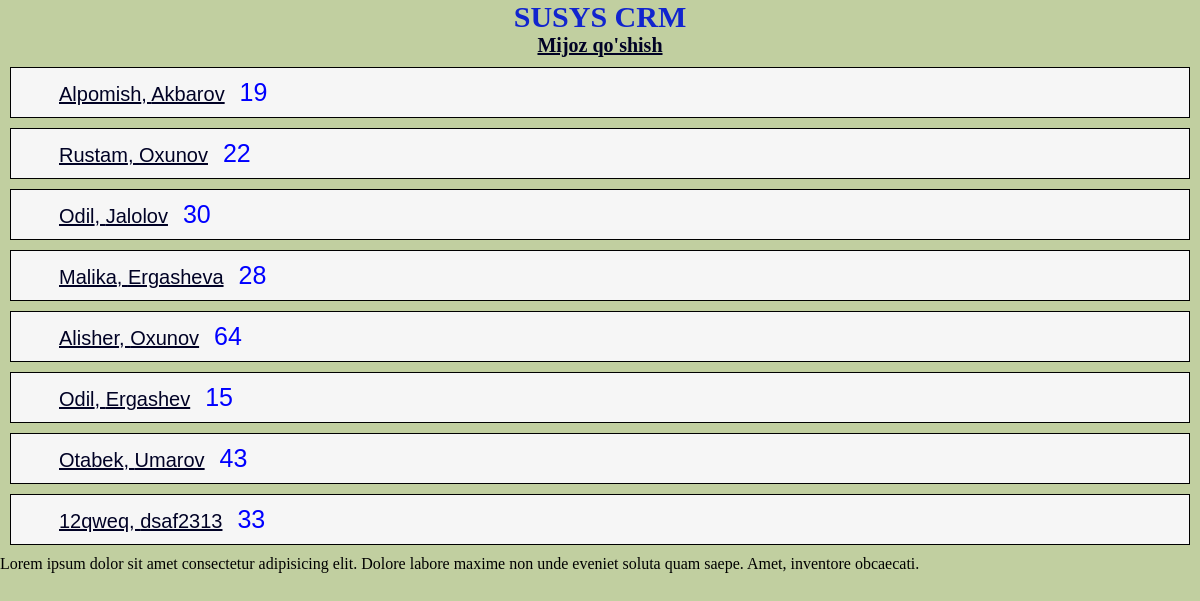
Before: /leads/ with the older database file.
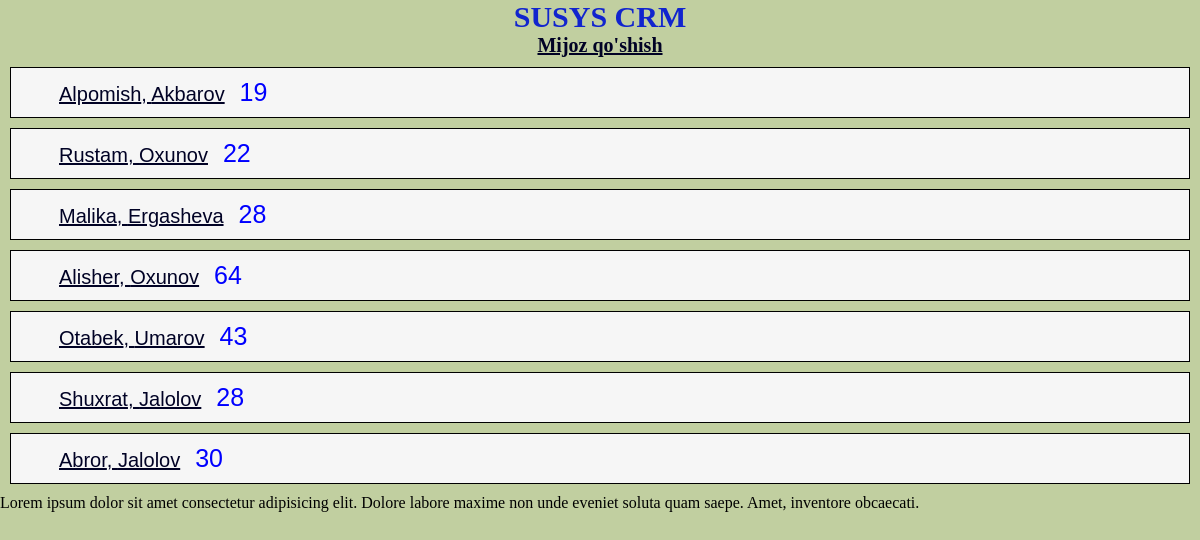
After: the same page with the newer database file.
### leads/models.py (models this page shows, shortened)
class Lead(models.Model):
  fristName = models.CharField(max_length=20)
  lastName = models.CharField(max_length=20)
  age = models.IntegerField(default=0)
  email = models.EmailField(max_length=50)
  agent = models.ForeignKey("Agent", blank = True, on_delete=models.CASCADE)

### leads/views.py (the view)
# urls.py: path('', leads_list),
def leads_list(request):
  leads = models.Lead.objects.all()
  context = {
    "leads": leads,
  }
  return render(request, "leads_list.html", context)

### template/leads_list.html (shortened to what this page needs)
<!DOCTYPE html>
<html lang="en">
<head>
  <link rel="stylesheet" href="/static/css/main.css">
</head>
<body>
  <h1>SUSYS CRM</h1>
  <h3><a href="/leads/create/">Mijoz qo'shish</a></h3>
  {% for lead in leads %}
  <div class="mijoz">
    <a href="/leads/{{ lead.pk }}/ ">{{ lead.fristName }}, {{ lead.lastName }}</a>
    {{ lead.age }}
  </div>
  {% endfor %}
  <p>
    Lorem ipsum dolor sit amet consectetur adipisicing elit. Dolore labore maxime non unde eveniet soluta quam saepe.
    Amet, inventore obcaecati.
  </p>
</body>
</html>

### static/css/main.css (style rules this page uses)
* { margin: 0; padding: 0; background: rgb(193, 207, 160); }
div { padding: 10px 40px; margin: 10px; border: 1px solid black; background-color: #f6f6f6; font-size: 25px; font-family: Arial, Helvetica, sans-serif; width: 100wh; color: blue; }
h1 { text-align: center; color: rgb(17, 36, 206); font-size: 30px; }
a { font-size: 20px; margin: 8px; text-align: center; color: rgb(1, 2, 37); background: none; }
h3 { text-align: center; color: rgb(14, 41, 4); }

Changed rows visible on the page:
removed Lead: fristName "Odil", lastName "Jalolov", age "30"
removed Lead: fristName "Odil", lastName "Ergashev", age "15"
removed Lead: fristName "12qweq", lastName "dsaf2313", age "33"
added Lead: fristName "Shuxrat", lastName "Jalolov", age "28"
added Lead: fristName "Abror", lastName "Jalolov", age "30"
